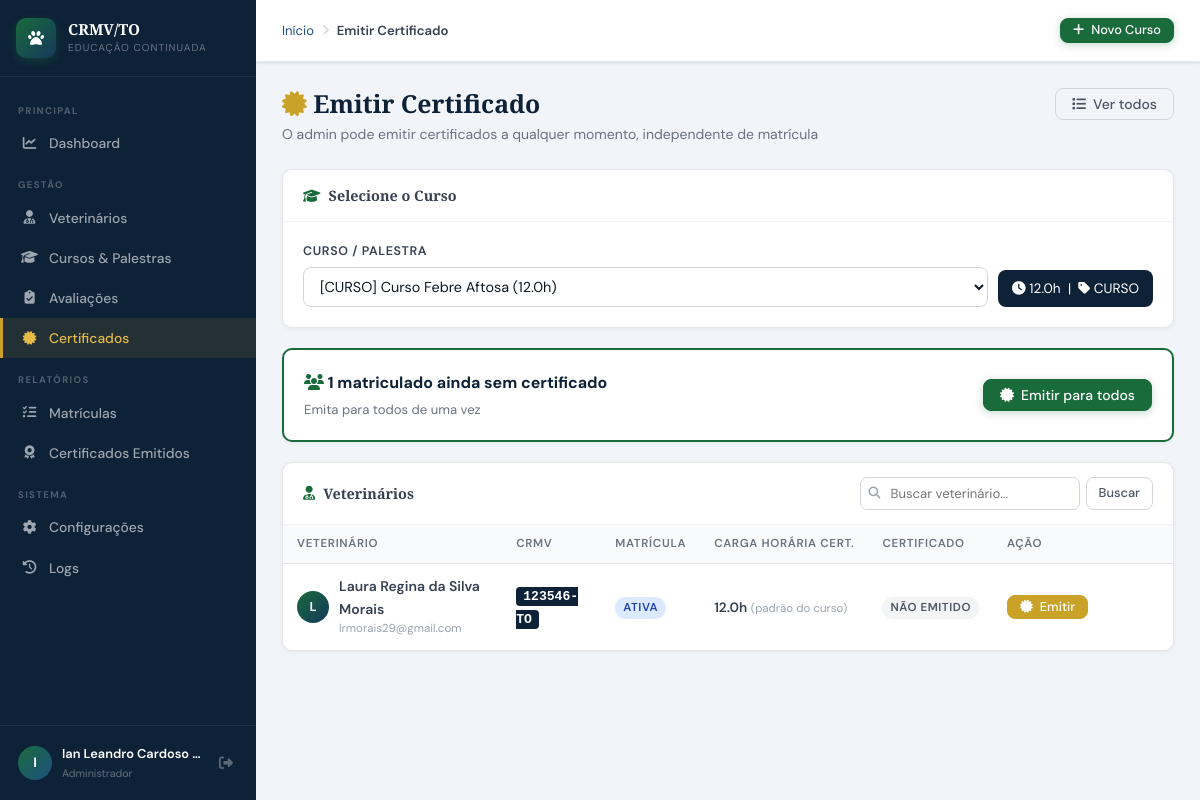
/admin/certificados/emitir.php?curso_id=4 (signed in), run on the app's committed database.
### tables this page shows
CREATE TABLE `tbl_cursos` (
  `curso_id` int(10) UNSIGNED NOT NULL,
  `categoria_id` int(10) UNSIGNED DEFAULT NULL,
  `titulo` varchar(200) NOT NULL,
  `descricao` text DEFAULT NULL,
  `capa` varchar(120) DEFAULT NULL,
  `observacoes` text DEFAULT NULL,
  `tipo` enum('CURSO','PALESTRA','WORKSHOP','CONGRESSO','WEBINAR') NOT NULL DEFAULT 'CURSO',
  `modalidade` enum('PRESENCIAL','EAD','HIBRIDO') NOT NULL DEFAULT 'PRESENCIAL',
  `carga_horaria` decimal(5,1) NOT NULL DEFAULT 0.0,
  `vagas` smallint(6) DEFAULT NULL,
  `data_inicio` date DEFAULT NULL,
  `data_fim` date DEFAULT NULL,
  `horario` varchar(100) DEFAULT NULL,
  `local_nome` varchar(150) DEFAULT NULL,
  `local_cidade` varchar(80) DEFAULT NULL,
  `local_uf` char(2) DEFAULT 'TO',
  `local_endereco` varchar(200) DEFAULT NULL,
  `link_ead` varchar(300) DEFAULT NULL,
  `youtube_id` varchar(30) DEFAULT NULL,
  `valor` decimal(8,2) NOT NULL DEFAULT 0.00,
  `status` enum('RASCUNHO','PUBLICADO','ENCERRADO','CANCELADO') NOT NULL DEFAULT 'RASCUNHO',
  `cert_modelo` text DEFAULT NULL,
  `cert_conteudo_programatico` mediumtext DEFAULT NULL COMMENT 'HTML do conteúdo programático (verso do certificado)',
  `cert_validade` smallint(6) DEFAULT NULL,
  `cert_obs` text DEFAULT NULL COMMENT 'Observação interna do certificado (não aparece impresso)',
  `ativo` tinyint(1) NOT NULL DEFAULT 1,
  `criado_em` datetime NOT NULL DEFAULT current_timestamp(),
  `atualizado_em` datetime DEFAULT NULL ON UPDATE current_timestamp(),
  `criado_por` int(10) UNSIGNED DEFAULT NULL,
  `instrutor_id` int(11) DEFAULT NULL,
  `requer_avaliacao` tinyint(1) NOT NULL DEFAULT 0,
  `avaliacao_com_nota` tinyint(1) NOT NULL DEFAULT 0,
  `nota_minima` decimal(5,2) DEFAULT 70.00,
  `tentativas_maximas` smallint(6) NOT NULL DEFAULT 3,
  `cert_frente_html` text DEFAULT NULL,
  `cert_verso_html` text DEFAULT NULL
);

CREATE TABLE `tbl_matriculas` (
  `matricula_id` int(10) UNSIGNED NOT NULL,
  `usuario_id` int(10) UNSIGNED NOT NULL,
  `curso_id` int(10) UNSIGNED NOT NULL,
  `status` enum('ATIVA','CONCLUIDA','CANCELADA','REPROVADO') NOT NULL DEFAULT 'ATIVA',
  `nota_final` decimal(5,2) DEFAULT NULL,
  `presenca_percent` decimal(5,2) DEFAULT NULL,
  `certificado_gerado` tinyint(1) NOT NULL DEFAULT 0,
  `certificado_codigo` varchar(20) DEFAULT NULL,
  `certificado_emitido_em` datetime DEFAULT NULL,
  `progresso_ead` tinyint(4) NOT NULL DEFAULT 0,
  `matriculado_em` datetime NOT NULL DEFAULT current_timestamp(),
  `atualizado_em` datetime DEFAULT NULL ON UPDATE current_timestamp()
);

CREATE TABLE `tbl_usuarios` (
  `usuario_id` int(10) UNSIGNED NOT NULL,
  `perfil_id` int(10) UNSIGNED NOT NULL DEFAULT 2,
  `nome_completo` varchar(150) NOT NULL,
  `cpf` varchar(14) DEFAULT NULL,
  `rg` varchar(20) DEFAULT NULL,
  `data_nascimento` date DEFAULT NULL,
  `sexo` enum('M','F','O') DEFAULT NULL,
  `email` varchar(150) NOT NULL,
  `telefone` varchar(20) DEFAULT NULL,
  `celular` varchar(20) DEFAULT NULL,
  `crmv_numero` varchar(20) DEFAULT NULL,
  `crmv_uf` char(2) NOT NULL DEFAULT 'TO',
  `especialidade` varchar(100) DEFAULT NULL,
  `instituicao` varchar(150) DEFAULT NULL,
  `cep` varchar(9) DEFAULT NULL,
  `logradouro` varchar(150) DEFAULT NULL,
  `numero` varchar(10) DEFAULT NULL,
  `complemento` varchar(80) DEFAULT NULL,
  `bairro` varchar(80) DEFAULT NULL,
  `cidade` varchar(80) DEFAULT NULL,
  `uf` char(2) DEFAULT NULL,
  `senha_hash` varchar(255) NOT NULL,
  `senha_salt` varchar(64) NOT NULL,
  `token_reset` varchar(100) DEFAULT NULL,
  `token_expira` datetime DEFAULT NULL,
  `ultimo_acesso` datetime DEFAULT NULL,
  `tentativas_login` tinyint(4) NOT NULL DEFAULT 0,
  `bloqueado_ate` datetime DEFAULT NULL,
  `ativo` tinyint(1) NOT NULL DEFAULT 1,
  `foto_perfil` varchar(200) DEFAULT NULL,
  `criado_em` datetime NOT NULL DEFAULT current_timestamp(),
  `atualizado_em` datetime DEFAULT NULL ON UPDATE current_timestamp(),
  `criado_por` int(10) UNSIGNED DEFAULT NULL
);

### admin/certificados/emitir.php (the view, shortened to what this page needs)
<?php
require_once __DIR__ . '/../../includes/conexao.php';
$curso_id = (int)($_GET['curso_id'] ?? 0);
$curso    = $curso_id ? dbQueryOne("SELECT * FROM tbl_cursos WHERE curso_id = ?", [$curso_id]) : null;
$busca_vet = trim($_GET['busca_vet'] ?? '');
$params    = [];
$wh        = "WHERE u.perfil_id = 2 AND u.ativo = 1";
$veterinarios = dbQuery(
    "SELECT u.usuario_id, u.nome_completo, u.email, u.crmv_numero, u.crmv_uf,
            m.matricula_id, m.status AS mat_status, m.certificado_gerado, m.certificado_codigo
     FROM tbl_usuarios u
     LEFT JOIN tbl_matriculas m ON m.usuario_id = u.usuario_id AND m.curso_id = ?
     $wh
     ORDER BY u.nome_completo
     LIMIT 50",
    array_merge([$curso_id ?: 0], $params)
);
$cursos_lista = dbQuery("SELECT curso_id, titulo, tipo, carga_horaria FROM tbl_cursos WHERE ativo=1 ORDER BY titulo");
require_once __DIR__ . '/../../includes/layout.php';
?>
<div class="pg-header">
    <div class="pg-header-row">
        <div>
            <h1 class="pg-titulo"><i class="fa-solid fa-certificate" style="color:var(--ouro)"></i> Emitir Certificado</h1>
            <p class="pg-subtitulo">O admin pode emitir certificados a qualquer momento, independente de matrícula</p>
        </div>
        <div class="pg-acoes">
            <a href="/crmv/admin/certificados/lista.php" class="btn btn-ghost"><i class="fa-solid fa-list"></i> Ver todos</a>
        </div>
    </div>
</div>
<div class="card" style="margin-bottom:20px">
    <div class="card-header"><span class="card-titulo"><i class="fa-solid fa-graduation-cap"></i> Selecione o Curso</span></div>
    <div class="card-body">
        <form method="GET" style="display:flex;gap:10px;align-items:flex-end;flex-wrap:wrap">
            <div class="form-group" style="flex:1;min-width:280px;margin:0">
                <label>Curso / Palestra</label>
                <select name="curso_id" onchange="this.form.submit()">
                    <?php foreach ($cursos_lista as $cl): ?>
                    <option value="<?= $cl['curso_id'] ?>" <?= $curso_id===$cl['curso_id']?'selected':'' ?>>
                        [<?= $cl['tipo'] ?>] <?= htmlspecialchars($cl['titulo']) ?> (<?= $cl['carga_horaria'] ?>h)
                    </option>
                    <?php endforeach; ?>
                </select>
            </div>
            <?php if ($curso): ?>
            <div style="padding:8px 14px;background:var(--azul-esc);color:#fff;border-radius:8px;font-size:.85rem">
                <i class="fa-solid fa-clock"></i> <?= $curso['carga_horaria'] ?>h
                &nbsp;|&nbsp;
                <i class="fa-solid fa-tag"></i> <?= $curso['tipo'] ?>
            </div>
            <?php endif; ?>
        </form>
    </div>
</div>
<?php if ($curso): ?>
<?php
$pendentes = dbQueryOne("SELECT COUNT(*) AS n FROM tbl_matriculas WHERE curso_id = ? AND certificado_gerado = 0", [$curso_id])['n'];
?>
<?php if ($pendentes > 0): ?>
<div class="card" style="margin-bottom:20px;border:2px solid var(--verde)">
    <div class="card-body" style="display:flex;align-items:center;justify-content:space-between;gap:20px;flex-wrap:wrap">
        <div>
            <div style="font-weight:700;font-size:1rem;color:var(--azul-esc)">
                <i class="fa-solid fa-users" style="color:var(--verde)"></i>
                <?= $pendentes ?> matriculado<?= $pendentes!=1?'s':'' ?> ainda sem certificado
            </div>
            <div style="font-size:.82rem;color:var(--c500);margin-top:3px">Emita para todos de uma vez</div>
        </div>
        <form method="POST">
            <button type="submit" class="btn btn-primario" data-confirma="Emitir certificados para todos os <?= $pendentes ?> matriculados?">
                <i class="fa-solid fa-certificate"></i> Emitir para todos
            </button>
        </form>
    </div>
</div>
<?php endif; ?>
<div class="card">
    <div class="card-header">
        <span class="card-titulo"><i class="fa-solid fa-user-doctor"></i> Veterinários</span>
        <form method="GET" style="display:flex;gap:6px">
            <div style="position:relative">
                <input type="text" name="busca_vet" value="<?= htmlspecialchars($busca_vet) ?>"
                    placeholder="Buscar veterinário..."
                    style="padding:7px 10px 7px 30px;border:1.5px solid var(--c300);border-radius:7px;font-size:.82rem;font-family:inherit;outline:none;width:220px"
                    onfocus="this.style.borderColor='var(--azul-clr)'" onblur="this.style.borderColor='var(--c300)'">
            </div>
            <button type="submit" class="btn btn-ghost btn-sm">Buscar</button>
        </form>
    </div>
    <div class="tabela-wrapper">
        <table class="tabela">
            <thead>
                <tr>
                    <th>Veterinário</th>
                    <th>CRMV</th>
                    <th>Matrícula</th>
                    <th>Carga Horária Cert.</th>
                    <th>Certificado</th>
                    <th style="width:180px">Ação</th>
                </tr>
            </thead>
            <tbody>
            <?php if (empty($veterinarios)): ?>
            <tr><td colspan="6"><div class="vazio" style="padding:30px"><i class="fa-solid fa-user-doctor"></i><p>Nenhum veterinário encontrado.</p></div></td></tr>
            <?php else: ?>
            <?php foreach ($veterinarios as $v): ?>
            <tr>
                <td>
                    <div style="display:flex;align-items:center;gap:10px">
                        <div class="avatar-circulo" style="width:32px;height:32px;font-size:.8rem;flex-shrink:0"><?= primeiraLetra($v['nome_completo']) ?></div>
                        <div>
                            <div style="font-weight:600;font-size:.875rem"><?= htmlspecialchars($v['nome_completo']) ?></div>
                            <div style="font-size:.72rem;color:var(--c400)"><?= htmlspecialchars($v['email']) ?></div>
                        </div>
                    </div>
                </td>
                <td>
                    <?php if ($v['crmv_numero']): ?>
                    <span style="font-family:monospace;font-weight:700;font-size:.82rem;background:var(--azul-esc);color:#fff;padding:2px 7px;border-radius:4px">
                        <?= htmlspecialchars($v['crmv_numero']) ?>-<?= htmlspecialchars($v['crmv_uf']) ?>
                    </span>
                    <?php else: ?>
                    <span style="color:var(--c300);font-size:.8rem">—</span>
                    <?php endif; ?>
                </td>
                <td>
                    <?php if ($v['matricula_id']): ?>
                    <?= badgeStatus($v['mat_status']) ?>
                    <?php else: ?>
                    <span style="font-size:.78rem;color:var(--c400)">Sem matrícula</span>
                    <?php endif; ?>
                </td>
                <td>
                    <span style="font-size:.85rem;font-weight:600"><?= $curso['carga_horaria'] ?>h</span>
                    <span style="font-size:.72rem;color:var(--c400)">(padrão do curso)</span>
                </td>
                <td>
                    <?php if ($v['certificado_gerado']): ?>
                    <div style="display:flex;align-items:center;gap:6px">
                        <span class="badge b-verde"><i class="fa-solid fa-check"></i> Emitido</span>
                        <a href="/crmv/admin/certificados/ver.php?codigo=<?= urlencode($v['certificado_codigo']) ?>"
                           class="btn btn-ghost btn-icone btn-sm" title="Visualizar">
                            <i class="fa-solid fa-eye"></i>
                        </a>
                    </div>
                    <?php else: ?>
                    <span class="badge b-cinza">Não emitido</span>
                    <?php endif; ?>
                </td>
                <td>
                    <?php if ($v['certificado_gerado']): ?>
                    <div style="display:flex;gap:5px">
                        <a href="/crmv/admin/certificados/ver.php?codigo=<?= urlencode($v['certificado_codigo']) ?>"
                           class="btn btn-ghost btn-sm"><i class="fa-solid fa-eye"></i> Ver</a>
                        <a href="/crmv/admin/certificados/imprimir.php?codigo=<?= urlencode($v['certificado_codigo']) ?>"
                           class="btn btn-sm" style="background:#fefce8;color:#713f12;border-color:#fde68a" target="_blank">
                           <i class="fa-solid fa-print"></i> PDF
                        </a>
                    </div>
                    <?php else: ?>
                    <form method="POST">
                        <button type="submit" class="btn btn-sm" style="background:var(--ouro);color:#fff;border-color:var(--ouro)">
                            <i class="fa-solid fa-certificate"></i> Emitir
                        </button>
                    </form>
                    <?php endif; ?>
                </td>
            </tr>
            <?php endforeach; ?>
            <?php endif; ?>
            </tbody>
        </table>
    </div>
</div>
<?php endif; ?>
<?php require_once __DIR__ . '/../../includes/layout_footer.php'; ?>

### includes/conexao.php (shortened to what this page needs)
<?php
function getConn(): PDO {
    static $pdo = null;
    if ($pdo === null) {
        try {
            $dsn = "mysql:host=" . DB_HOST . ";port=" . DB_PORT . ";dbname=" . DB_NAME . ";charset=utf8mb4";
            $pdo = new PDO($dsn, DB_USER, DB_PASS, [
                PDO::ATTR_ERRMODE            => PDO::ERRMODE_EXCEPTION,
                PDO::ATTR_DEFAULT_FETCH_MODE => PDO::FETCH_ASSOC,
                PDO::ATTR_EMULATE_PREPARES   => false,
            ]);
        } catch (PDOException $e) {
            die('<div style="font-family:monospace;background:#fee2e2;color:#7f1d1d;padding:20px;margin:20px;border-radius:8px">
                <strong>Erro de conexão com o banco:</strong><br>' . htmlspecialchars($e->getMessage()) . '
                <br><br>Verifique se o XAMPP está rodando e o banco <strong>' . DB_NAME . '</strong> foi criado.
            </div>');
        }
    }
    return $pdo;
}
function dbQuery(string $sql, array $params = []): array {
    $stmt = getConn()->prepare($sql);
    $stmt->execute($params);
    return $stmt->fetchAll();
}
function dbQueryOne(string $sql, array $params = []): array|false {
    $stmt = getConn()->prepare($sql);
    $stmt->execute($params);
    return $stmt->fetch();
}
function primeiraLetra(string $nome): string {
    return mb_strtoupper(mb_substr(trim($nome), 0, 1));
}
function badgeStatus(string $status): string {
    return match(strtoupper(trim($status))) {
        'PUBLICADO' => '<span class="badge b-verde">Publicado</span>',
        'RASCUNHO'  => '<span class="badge b-cinza">Rascunho</span>',
        'ENCERRADO' => '<span class="badge b-verm">Encerrado</span>',
        'CANCELADO' => '<span class="badge b-verm">Cancelado</span>',
        'ATIVA'     => '<span class="badge b-azul">Ativa</span>',
        'CONCLUIDA' => '<span class="badge b-verde">Concluída</span>',
        'REPROVADO' => '<span class="badge b-verm">Reprovado</span>',
        default     => '<span class="badge b-cinza">' . htmlspecialchars($status) . '</span>',
    };
}

### data on the page
tbl_cursos: carga_horaria "12.0", tipo "CURSO"
tbl_matriculas: usuario.nome_completo "L", usuario.nome_completo "Laura Regina da Silva Morais", usuario.email "lrmorais29@gmail.com", usuario.crmv_numero "123546", usuario.crmv_uf "TO", status "ATIVA", curso.carga_horaria "12.0", certificado_gerado "NÃO EMITIDO"

### other printed values
primeiraLetra($_SESSION['usr_nome'] ?? 'A') "I"
truncaTexto($_SESSION['usr_nome'] ?? '', 22) "Ian Leandro Cardoso…"
$pageTitulo "Emitir Certificado"
$pendentes "1"
